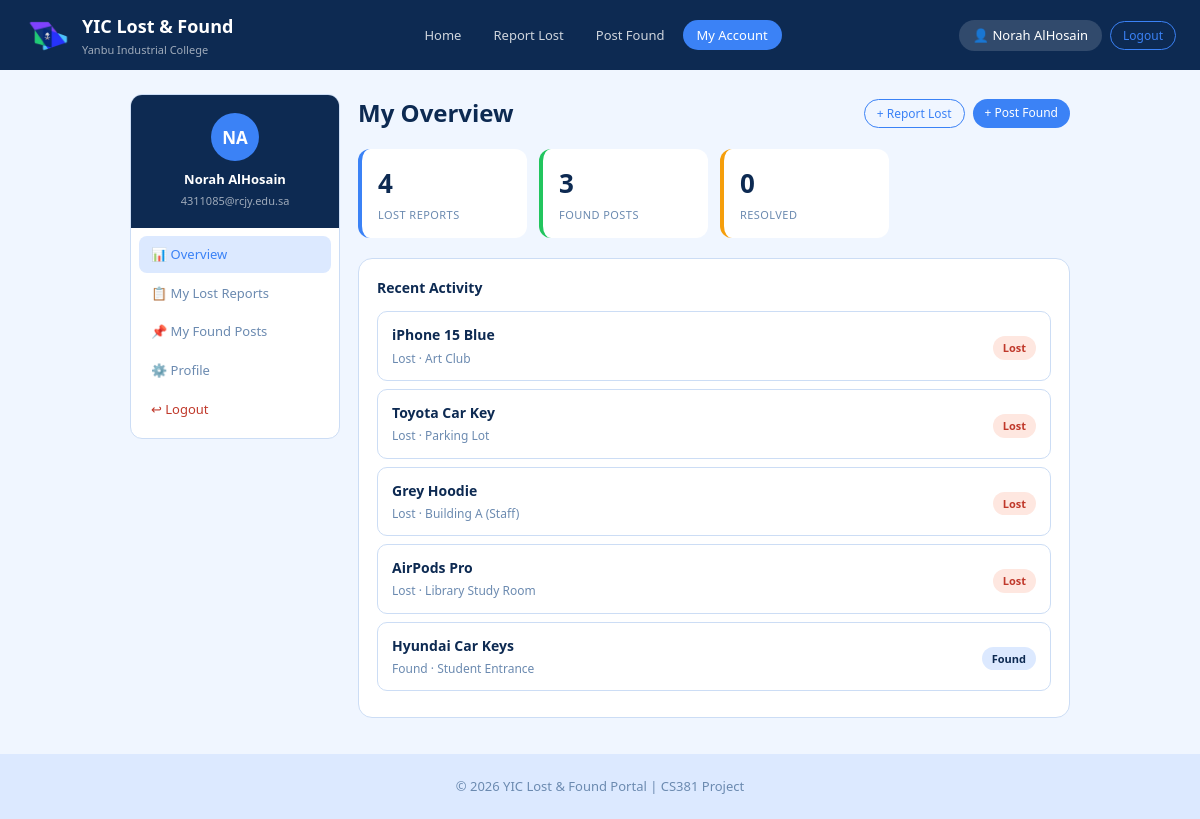
Page /Pages/dashboard.php (signed in) on the committed database.
### tables this page shows
CREATE TABLE lost_items (
    id INT AUTO_INCREMENT PRIMARY KEY,
    user_id INT NOT NULL,
    title VARCHAR(120) NOT NULL,
    category VARCHAR(50) NOT NULL,
    location VARCHAR(120) NOT NULL,
    date_lost DATE NOT NULL,
    description TEXT NOT NULL,
    contact VARCHAR(120) NOT NULL,
    reward VARCHAR(80) DEFAULT '',
    image_path VARCHAR(255) DEFAULT '',
    status VARCHAR(20) DEFAULT 'active',
    created_at TIMESTAMP DEFAULT CURRENT_TIMESTAMP,
    FOREIGN KEY (user_id) REFERENCES users(id) ON DELETE CASCADE
);

CREATE TABLE found_items (
    id INT AUTO_INCREMENT PRIMARY KEY,
    user_id INT NOT NULL,
    title VARCHAR(120) NOT NULL,
    category VARCHAR(50) NOT NULL,
    location VARCHAR(120) NOT NULL,
    date_found DATE NOT NULL,
    description TEXT NOT NULL,
    contact VARCHAR(120) NOT NULL,
    held_at VARCHAR(50) DEFAULT 'self',
    image_path VARCHAR(255) DEFAULT '',
    status VARCHAR(20) DEFAULT 'active',
    created_at TIMESTAMP DEFAULT CURRENT_TIMESTAMP,
    FOREIGN KEY (user_id) REFERENCES users(id) ON DELETE CASCADE
);

### includes/auth.php (called while the page is built, shortened)
<?php
function e($string) {
    return htmlspecialchars($string, ENT_QUOTES, 'UTF-8');
}
?>

### Pages/dashboard.php (the view, shortened to what this page needs)
<?php
require_once '../includes/db.php';
require_once '../includes/auth.php';
$userId = $_SESSION['user_id'];
$stmt= $pdo->prepare("SELECT * FROM lost_items WHERE user_id = ? ORDER BY created_at DESC");
$stmt->execute([$userId]);
$myLost= $stmt->fetchAll();
$stmt= $pdo->prepare("SELECT * FROM found_items WHERE user_id = ? ORDER BY created_at DESC");
$stmt->execute([$userId]);
$myFound= $stmt->fetchAll();
$resolvedCount = 0;
$section = $_GET['section'] ?? 'overview';
?>
<!DOCTYPE html>
<html lang="en">
<head>
    <link rel="stylesheet" href="../Style/style.css">
</head>
<body>
<header class="top-bar">
    <div class="logo-area">
        <img src="YIC_Logo.png" alt="YIC Logo">
        <div><h1>YIC Lost &amp; Found</h1><p>Yanbu Industrial College</p></div>
    </div>
    <nav><ul>
        <li><a href="index.php">Home</a></li>
        <li><a href="report_lost.php">Report Lost</a></li>
        <li><a href="report_found.php">Post Found</a></li>
        <li><a href="dashboard.php" class="active">My Account</a></li>
    </ul></nav>
    <div class="top-bar-right">
        <span class="user-name-badge">👤 <?php echo e($_SESSION['user_name']); ?></span>
        <a href="logout.php" class="btn btn-white btn-small">Logout</a>
    </div>
</header>
<div class="dashboard-page">
    <div class="dash-left-panel">
        <div class="dash-user-area">
            <div class="user-initials">
                <?php
                    $parts = explode(' ', $_SESSION['user_name']);
                    echo strtoupper(substr($parts[0], 0, 1) . (isset($parts[1]) ? substr($parts[1], 0, 1) : ''));
                ?>
            </div>
            <div class="user-full-name"><?php echo e($_SESSION['user_name']); ?></div>
            <div class="user-email-small"><?php echo e($_SESSION['user_email']); ?></div>
        </div>
        <nav class="dash-menu">
            <a href="dashboard.php?section=overview" class="dash-menu-item <?php echo $section === 'overview' ? 'active' : ''; ?>">📊 Overview</a>
            <a href="dashboard.php?section=my-lost" class="dash-menu-item <?php echo $section === 'my-lost' ? 'active' : ''; ?>">📋 My Lost Reports</a>
            <a href="dashboard.php?section=my-found" class="dash-menu-item <?php echo $section === 'my-found' ? 'active' : ''; ?>">📌 My Found Posts</a>
            <a href="dashboard.php?section=profile" class="dash-menu-item <?php echo $section === 'profile' ? 'active' : ''; ?>">⚙️ Profile</a>
            <a href="logout.php" class="dash-menu-item logout">↩ Logout</a>
        </nav>
    </div>
    <div style="flex:1">
        <?php if ($section === 'overview'): ?>
        <div class="dash-section active">
            <div class="panel-top-row">
                <h2>My Overview</h2>
                <div style="display:flex;gap:8px">
                    <a href="report_lost.php"  class="btn btn-small btn-white">+ Report Lost</a>
                    <a href="report_found.php" class="btn btn-small btn-blue">+ Post Found</a>
                </div>
            </div>
            <div class="stat-cards-row">
                <div class="stat-card">
                    <div class="big-number"><?php echo count($myLost); ?></div>
                    <div class="small-label">Lost Reports</div>
                </div>
                <div class="stat-card green">
                    <div class="big-number"><?php echo count($myFound); ?></div>
                    <div class="small-label">Found Posts</div>
                </div>
                <div class="stat-card orange">
                    <div class="big-number"><?php echo $resolvedCount; ?></div>
                    <div class="small-label">Resolved</div>
                </div>
            </div>
            <div class="white-box">
                <h3>Recent Activity</h3>
                <?php
                    $combined = [];
                    foreach ($myLost as $i) $combined[] = array_merge($i, ['_type' => 'lost']);
                    foreach ($myFound as $i) $combined[] = array_merge($i, ['_type' => 'found']);
                    usort($combined, fn($a, $b) => strcmp($b['created_at'], $a['created_at']));
                    $recent = array_slice($combined, 0, 5);
                ?>
                <?php if (empty($recent)): ?>
                    <p style="color:#6b8ab0;font-size:13px">No activity yet.</p>
                <?php else: ?>
                    <?php foreach ($recent as $item): ?>
                        <?php
                            $typ = $item['_type'];
                            $cls = $item['status'] === 'resolved' ? 'tag-resolved' : ($typ === 'lost' ? 'tag-lost' : 'tag-found');
                            $lbl = $item['status'] === 'resolved' ? 'Resolved' : ucfirst($typ);
                        ?>
                        <div class="my-item-row">
                            <div class="my-item-text">
                                <div class="item-name"><?php echo e($item['title']); ?></div>
                                <div class="item-sub"><?php echo ucfirst($typ); ?> · <?php echo e($item['location']); ?></div>
                            </div>
                            <span class="tag <?php echo $cls; ?>"><?php echo $lbl; ?></span>
                        </div>
                    <?php endforeach; ?>
                <?php endif; ?>
            </div>
        </div>
        <?php endif; ?>
    </div>
</div>
<footer><p>&copy; 2026 YIC Lost &amp; Found Portal | CS381 Project</p></footer>
</body>
</html>

### Style/style.css (style rules this page uses)
* { margin: 0; padding: 0; box-sizing: border-box; }
body { font-family: 'Segoe UI', Arial, sans-serif; background: #f0f6ff; color: #0d2a52; line-height: 1.6; }
a { text-decoration: none; color: inherit; }
.top-bar { background: #0d2a52; color: white; padding: 12px 24px; display: flex; align-items: center; justify-content: space-between; flex-wrap: wrap; gap: 10px; position: sticky; top: 0; z-index: 100; }
.logo-area { display: flex; align-items: center; gap: 12px; }
.logo-area img { height: 46px; width: auto; }
.logo-area h1 { font-size: 18px; font-weight: 600; }
.logo-area p { font-size: 11px; opacity: 0.6; }
.top-bar nav ul { list-style: none; display: flex; gap: 4px; flex-wrap: wrap; }
.top-bar nav a { color: rgba(255,255,255,0.8); padding: 6px 14px; border-radius: 20px; font-size: 13px; transition: .2s; }
.top-bar nav a:hover, .top-bar nav a.active { background: #3b82f6; color: white; }
.top-bar-right { display: flex; align-items: center; gap: 8px; font-size: 13px; }
.user-name-badge { background: rgba(255,255,255,0.15); padding: 5px 14px; border-radius: 20px; }
.btn { padding: 9px 22px; border-radius: 30px; font-size: 14px; font-weight: 500; border: none; transition: .2s; display: inline-block; }
.btn-blue { background: #3b82f6; color: white; }
.btn-white { background: transparent; color: #3b82f6; border: 1.5px solid #3b82f6; }
.btn-small { padding: 4px 12px; font-size: 12px; }
.panel-top-row { display: flex; align-items: center; justify-content: space-between; margin-bottom: 16px; flex-wrap: wrap; gap: 10px; }
.tag { display: inline-block; padding: 3px 10px; border-radius: 20px; font-size: 11px; font-weight: 600; margin-top: 4px; }
.tag-lost { background: #fee7e0; color: #c0392b; }
.tag-found { background: #dce9ff; color: #0d2a52; }
.dashboard-page { max-width: 980px; margin: 24px auto; padding: 0 20px; display: grid; grid-template-columns: 210px 1fr; gap: 18px; align-items: start; }
.dash-left-panel { background: white; border-radius: 12px; border: 1px solid #ccddf5; overflow: hidden; position:sticky; top: 76px; }
.dash-user-area { background: #0d2a52; padding: 18px; text-align:center; color: white; }
.user-initials { width: 48px; height: 48px; background: #3b82f6; border-radius: 50%; display: flex; align-items: center; justify-content: center; font-size: 17px; font-weight: 700; margin: 0 auto 8px; color: white; }
.user-full-name { font-weight: 600;font-size: 13px; }
.user-email-small { font-size: 11px; opacity: .6; margin-top: 2px; }
.dash-menu { padding: 8px; }
.dash-menu-item { display: flex; align-items: center; gap: 8px; padding: 8px 12px; border-radius: 8px; font-size: 13px; font-weight: 500; color: #6b8ab0; transition: .15s; margin-bottom: 2px; border: none; background: none; width: 100%; text-align: left; }
.dash-menu-item.active { background: #dce9ff; color: #3b82f6; }
.dash-menu-item.logout { color: #c0392b; }
.dash-section { display: none; }
.dash-section.active { display: block; }
.my-item-row { background: white; border-radius: 10px; padding: 12px 14px; display: flex; align-items: center; gap: 10px; margin-bottom: 8px; border: 1px solid #ccddf5; transition: .15s; }
.my-item-text { flex: 1; min-width: 0; }
.my-item-text .item-name { font-weight: 600; font-size: 14px; white-space: nowrap; overflow: hidden; text-overflow: ellipsis; }
.my-item-text .item-sub { font-size: 12px; color: #6b8ab0; margin-top: 2px; }
.stat-cards-row { display: grid; grid-template-columns: repeat(4, 1fr); gap: 12px; margin-bottom: 20px; }
.stat-card { background: white; border-radius: 12px; padding: 14px 16px; border-left: 4px solid #3b82f6; }
.stat-card.green { border-left-color: #22c55e; }
.stat-card.orange { border-left-color: #f59e0b; }
.stat-card .big-number { font-size: 26px; font-weight: 700; }
.stat-card .small-label { font-size: 11px; color: #6b8ab0; margin-top:2px; text-transform:uppercase; letter-spacing: .04em; }
.white-box { background: white; border-radius: 14px; border: 1px solid #ccddf5; padding: 18px; }
.white-box h3 { font-size: 14px; font-weight: 600; margin-bottom: 12px; }
footer { text-align: center; padding: 22px; background: #dce9ff; color: #6b8ab0; font-size: 13px; margin-top: 36px; }

### rows in the picture
lost_items: title "iPhone 15 Blue", typ "Lost", location "Art Club", status "Lost"
lost_items: title "Toyota Car Key", typ "Lost", location "Parking Lot", status "Lost"
lost_items: title "Grey Hoodie", typ "Lost", location "Building A (Staff)", status "Lost"
lost_items: title "AirPods Pro", typ "Lost", location "Library Study Room", status "Lost"
found_items: title "Hyundai Car Keys", typ "Found", location "Student Entrance", status "Found"

### other values in the picture
$_SESSION['user_name'] "Norah AlHosain"
$_SESSION['user_email'] "4311085@rcjy.edu.sa"
count($myLost) "4"
count($myFound) "3"
$resolvedCount "0"
